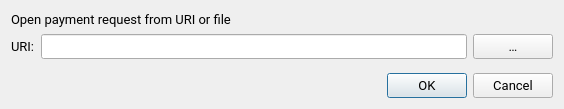
<?xml version="1.0" encoding="UTF-8"?>
<ui version="4.0">
 <class>OpenURIDialog</class>
 <widget class="QDialog" name="OpenURIDialog">
  <property name="geometry">
   <rect>
    <x>0</x>
    <y>0</y>
    <width>564</width>
    <height>109</height>
   </rect>
  </property>
  <property name="font">
   <font>
    <family>Roboto</family>
    <pointsize>10</pointsize>
   </font>
  </property>
  <property name="windowTitle">
   <string>Open URI</string>
  </property>
  <layout class="QVBoxLayout" name="verticalLayout">
   <item>
    <widget class="QLabel" name="label_2">
     <property name="text">
      <string>Open payment request from URI or file</string>
     </property>
    </widget>
   </item>
   <item>
    <layout class="QHBoxLayout" name="horizontalLayout">
     <item>
      <widget class="QLabel" name="label">
       <property name="text">
        <string>URI:</string>
       </property>
      </widget>
     </item>
     <item>
      <widget class="QValidatedLineEdit" name="uriEdit"/>
     </item>
     <item>
      <widget class="QPushButton" name="selectFileButton">
       <property name="toolTip">
        <string>Select payment request file</string>
       </property>
       <property name="text">
        <string notr="true">…</string>
       </property>
       <property name="autoDefault">
        <bool>false</bool>
       </property>
      </widget>
     </item>
    </layout>
   </item>
   <item>
    <spacer name="verticalSpacer">
     <property name="orientation">
      <enum>Qt::Vertical</enum>
     </property>
     <property name="sizeHint" stdset="0">
      <size>
       <width>20</width>
       <height>40</height>
      </size>
     </property>
    </spacer>
   </item>
   <item>
    <widget class="QDialogButtonBox" name="buttonBox">
     <property name="orientation">
      <enum>Qt::Horizontal</enum>
     </property>
     <property name="standardButtons">
      <set>QDialogButtonBox::Cancel|QDialogButtonBox::Ok</set>
     </property>
    </widget>
   </item>
  </layout>
 </widget>
 <customwidgets>
  <customwidget>
   <class>QValidatedLineEdit</class>
   <extends>QLineEdit</extends>
   <header>qvalidatedlineedit.h</header>
  </customwidget>
 </customwidgets>
 <resources/>
 <connections>
  <connection>
   <sender>buttonBox</sender>
   <signal>accepted()</signal>
   <receiver>OpenURIDialog</receiver>
   <slot>accept()</slot>
   <hints>
    <hint type="sourcelabel">
     <x>248</x>
     <y>254</y>
    </hint>
    <hint type="destinationlabel">
     <x>157</x>
     <y>274</y>
    </hint>
   </hints>
  </connection>
  <connection>
   <sender>buttonBox</sender>
   <signal>rejected()</signal>
   <receiver>OpenURIDialog</receiver>
   <slot>reject()</slot>
   <hints>
    <hint type="sourcelabel">
     <x>316</x>
     <y>260</y>
    </hint>
    <hint type="destinationlabel">
     <x>286</x>
     <y>274</y>
    </hint>
   </hints>
  </connection>
 </connections>
</ui>
